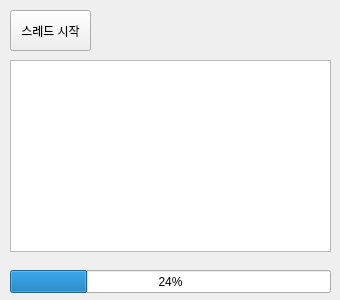
<?xml version="1.0" encoding="UTF-8"?>
<ui version="4.0">
 <class>Form</class>
 <widget class="QWidget" name="Form">
  <property name="geometry">
   <rect>
    <x>0</x>
    <y>0</y>
    <width>340</width>
    <height>300</height>
   </rect>
  </property>
  <property name="windowTitle">
   <string>Form</string>
  </property>
  <widget class="QPushButton" name="btnStart">
   <property name="geometry">
    <rect>
     <x>10</x>
     <y>10</y>
     <width>81</width>
     <height>41</height>
    </rect>
   </property>
   <property name="text">
    <string>스레드 시작</string>
   </property>
  </widget>
  <widget class="QTextBrowser" name="txblog">
   <property name="geometry">
    <rect>
     <x>10</x>
     <y>60</y>
     <width>321</width>
     <height>192</height>
    </rect>
   </property>
  </widget>
  <widget class="QProgressBar" name="pgbTask">
   <property name="geometry">
    <rect>
     <x>10</x>
     <y>270</y>
     <width>321</width>
     <height>23</height>
    </rect>
   </property>
   <property name="value">
    <number>24</number>
   </property>
  </widget>
 </widget>
 <resources/>
 <connections/>
</ui>
